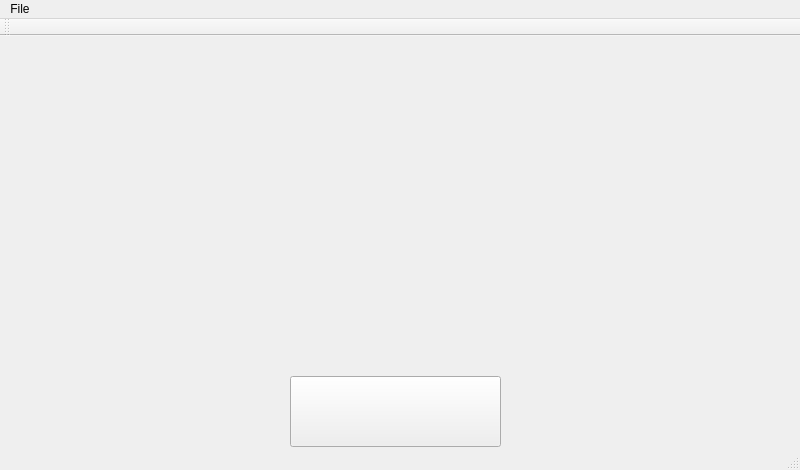
<?xml version="1.0" encoding="UTF-8"?>
<ui version="4.0">
 <class>MainWindow</class>
 <widget class="QMainWindow" name="MainWindow">
  <property name="geometry">
   <rect>
    <x>0</x>
    <y>0</y>
    <width>800</width>
    <height>470</height>
   </rect>
  </property>
  <property name="windowTitle">
   <string>6nimmt C++</string>
  </property>
  <property name="autoFillBackground">
   <bool>false</bool>
  </property>
  <property name="styleSheet">
   <string notr="true">background-image: url(:/images/images/bg.png);</string>
  </property>
  <widget class="QWidget" name="centralWidget">
   <widget class="QPushButton" name="playButton">
    <property name="geometry">
     <rect>
      <x>290</x>
      <y>340</y>
      <width>211</width>
      <height>71</height>
     </rect>
    </property>
    <property name="styleSheet">
     <string notr="true">background-image: url(:/images/images/startbutton.png);</string>
    </property>
    <property name="text">
     <string/>
    </property>
   </widget>
  </widget>
  <widget class="QMenuBar" name="menuBar">
   <property name="geometry">
    <rect>
     <x>0</x>
     <y>0</y>
     <width>800</width>
     <height>21</height>
    </rect>
   </property>
   <widget class="QMenu" name="menuFile">
    <property name="title">
     <string>File</string>
    </property>
    <addaction name="actionQuit"/>
   </widget>
   <addaction name="menuFile"/>
  </widget>
  <widget class="QToolBar" name="mainToolBar">
   <attribute name="toolBarArea">
    <enum>TopToolBarArea</enum>
   </attribute>
   <attribute name="toolBarBreak">
    <bool>false</bool>
   </attribute>
  </widget>
  <widget class="QStatusBar" name="statusBar"/>
  <action name="actionQuit">
   <property name="text">
    <string>Quit</string>
   </property>
  </action>
 </widget>
 <layoutdefault spacing="6" margin="11"/>
 <resources/>
 <connections/>
</ui>
